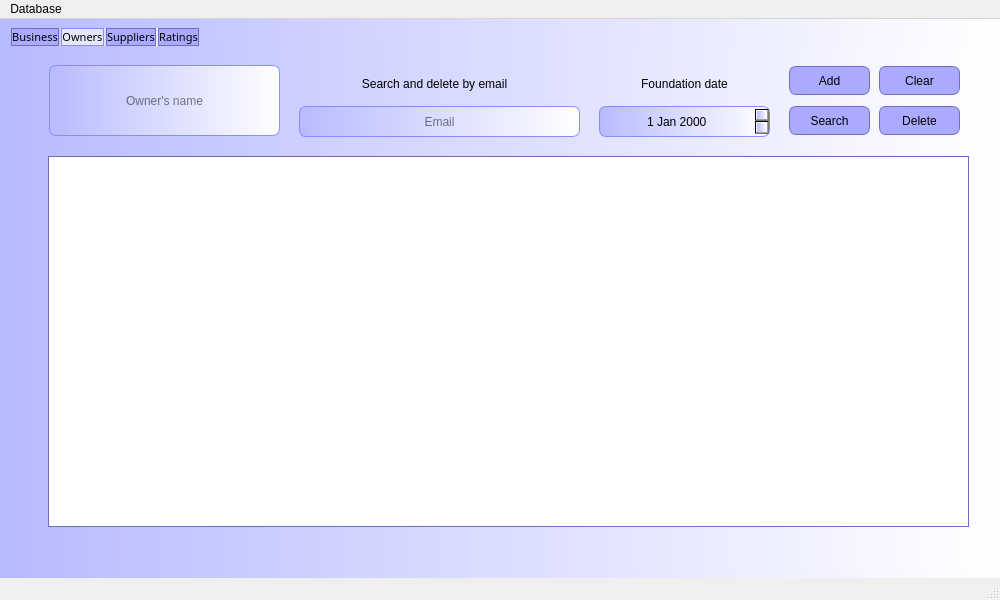
<?xml version="1.0" encoding="UTF-8"?>
<ui version="4.0">
 <class>MainWindow</class>
 <widget class="QMainWindow" name="MainWindow">
  <property name="geometry">
   <rect>
    <x>0</x>
    <y>0</y>
    <width>1000</width>
    <height>600</height>
   </rect>
  </property>
  <property name="minimumSize">
   <size>
    <width>1000</width>
    <height>600</height>
   </size>
  </property>
  <property name="maximumSize">
   <size>
    <width>1000</width>
    <height>600</height>
   </size>
  </property>
  <property name="windowTitle">
   <string>Interface</string>
  </property>
  <widget class="QWidget" name="centralwidget">
   <property name="styleSheet">
    <string notr="true">background-color: qlineargradient(spread:reflect, x1:0, y1:0, x2:1, y2:0, stop:0 rgba(183, 187, 255, 255), stop:1 rgba(255, 255, 255, 255));
border:0;</string>
   </property>
   <layout class="QHBoxLayout" name="horizontalLayout">
    <item>
     <widget class="QTabWidget" name="tabWidget">
      <property name="font">
       <font>
        <family>Yu Gothic UI Semibold</family>
        <pointsize>8</pointsize>
        <weight>50</weight>
        <italic>false</italic>
        <bold>false</bold>
        <kerning>true</kerning>
       </font>
      </property>
      <property name="autoFillBackground">
       <bool>false</bool>
      </property>
      <property name="styleSheet">
       <string notr="true">QTabWidget::pane{
border:1 px;
background:none;
}

QTabBar::tab{
background: rgb(170, 170, 255);
min-width: 30ex;
min-height: 9ex;
margin-left: 2px;
border: 1px solid  rgb(114, 108, 199);
}

QTabBar::tab:selected{
background: rgb(229, 231, 255);
border: 1px solid  rgb(137, 139, 255);
}
</string>
      </property>
      <property name="currentIndex">
       <number>1</number>
      </property>
      <property name="documentMode">
       <bool>false</bool>
      </property>
      <property name="tabsClosable">
       <bool>false</bool>
      </property>
      <property name="movable">
       <bool>false</bool>
      </property>
      <property name="tabBarAutoHide">
       <bool>false</bool>
      </property>
      <widget class="QWidget" name="BusinessTab">
       <property name="autoFillBackground">
        <bool>false</bool>
       </property>
       <property name="styleSheet">
        <string notr="true">QWidget:pane { border: 0; }</string>
       </property>
       <attribute name="title">
        <string>Business</string>
       </attribute>
       <widget class="QTableWidget" name="BusinessTable">
        <property name="geometry">
         <rect>
          <x>40</x>
          <y>110</y>
          <width>920</width>
          <height>371</height>
         </rect>
        </property>
        <property name="styleSheet">
         <string notr="true">QTableWidget {
background-color: white;
color: black;
border: 1px solid  rgb(114, 108, 199);
selection-color:black;
selection-background-color:rgb(210, 213, 255);


}

QTableWidget::item:selected{
font-weight: bold;
gridline: grey;
selection-background-color:rgb(229, 231, 255);


}

QHeaderView::section{
background-color:rgb(170, 170, 255);
selection-background-color:rgb(229, 231, 255);



}

QTableWidget::item:selected{
color: white;
background-color: rgb(170, 170, 255);

border: 1px solid  rgb(137, 139, 255);



}
</string>
        </property>
       </widget>
       <widget class="QLineEdit" name="businessNameText">
        <property name="geometry">
         <rect>
          <x>520</x>
          <y>60</y>
          <width>241</width>
          <height>30</height>
         </rect>
        </property>
        <property name="styleSheet">
         <string notr="true">
border-radius: 7px;
border: 1px solid  rgb(137, 139, 255);
</string>
        </property>
        <property name="text">
         <string/>
        </property>
        <property name="alignment">
         <set>Qt::AlignCenter</set>
        </property>
        <property name="placeholderText">
         <string>Business name</string>
        </property>
       </widget>
       <widget class="QPushButton" name="addButton">
        <property name="geometry">
         <rect>
          <x>780</x>
          <y>20</y>
          <width>81</width>
          <height>29</height>
         </rect>
        </property>
        <property name="styleSheet">
         <string notr="true">QPushButton {
background-color: rgb(170, 170, 255);
border: 1px solid  rgb(114, 108, 199);
border-radius: 7px;
}
QPushButton:hover {
background-color:rgb(210, 213, 255);
}
QPushButton:pressed {
background-color: rgb(229, 231, 255);
}</string>
        </property>
        <property name="text">
         <string>Add</string>
        </property>
        <property name="icon">
         <iconset>
          <normaloff>:/icon/icons/add_FILL0_wght400_GRAD0_opsz24.svg</normaloff>:/icon/icons/add_FILL0_wght400_GRAD0_opsz24.svg</iconset>
        </property>
       </widget>
       <widget class="QPushButton" name="clearButton">
        <property name="geometry">
         <rect>
          <x>870</x>
          <y>20</y>
          <width>81</width>
          <height>29</height>
         </rect>
        </property>
        <property name="styleSheet">
         <string notr="true">QPushButton {
background-color: rgb(170, 170, 255);
border: 1px solid  rgb(114, 108, 199);
border-radius: 7px;
}
QPushButton:hover {
background-color:rgb(210, 213, 255);
}
QPushButton:pressed {
background-color: rgb(229, 231, 255);
}</string>
        </property>
        <property name="text">
         <string>Clear</string>
        </property>
        <property name="icon">
         <iconset>
          <normaloff>:/icon/icons/close_FILL0_wght400_GRAD0_opsz24.svg</normaloff>:/icon/icons/close_FILL0_wght400_GRAD0_opsz24.svg</iconset>
        </property>
       </widget>
       <widget class="QPushButton" name="searchButton">
        <property name="geometry">
         <rect>
          <x>780</x>
          <y>60</y>
          <width>81</width>
          <height>29</height>
         </rect>
        </property>
        <property name="styleSheet">
         <string notr="true">QPushButton {
background-color: rgb(170, 170, 255);
border: 1px solid  rgb(114, 108, 199);
border-radius: 7px;
}
QPushButton:hover {
background-color:rgb(210, 213, 255);
}
QPushButton:pressed {
background-color: rgb(229, 231, 255);
}</string>
        </property>
        <property name="text">
         <string>Search</string>
        </property>
        <property name="icon">
         <iconset>
          <normaloff>:/icon/icons/search_FILL0_wght400_GRAD0_opsz24.svg</normaloff>:/icon/icons/search_FILL0_wght400_GRAD0_opsz24.svg</iconset>
        </property>
       </widget>
       <widget class="QPushButton" name="deleteButton">
        <property name="geometry">
         <rect>
          <x>870</x>
          <y>60</y>
          <width>81</width>
          <height>29</height>
         </rect>
        </property>
        <property name="styleSheet">
         <string notr="true">QPushButton {
background-color: rgb(170, 170, 255);
border: 1px solid  rgb(114, 108, 199);
border-radius: 7px;
}
QPushButton:hover {
background-color:rgb(210, 213, 255);
}
QPushButton:pressed {
background-color: rgb(229, 231, 255);
}</string>
        </property>
        <property name="text">
         <string>Delete</string>
        </property>
        <property name="icon">
         <iconset>
          <normaloff>:/icon/icons/delete_FILL0_wght400_GRAD0_opsz24.svg</normaloff>:/icon/icons/delete_FILL0_wght400_GRAD0_opsz24.svg</iconset>
        </property>
       </widget>
       <widget class="QLineEdit" name="addressText">
        <property name="geometry">
         <rect>
          <x>40</x>
          <y>60</y>
          <width>211</width>
          <height>30</height>
         </rect>
        </property>
        <property name="styleSheet">
         <string notr="true">
border-radius: 7px;
border: 1px solid  rgb(137, 139, 255);
</string>
        </property>
        <property name="alignment">
         <set>Qt::AlignCenter</set>
        </property>
        <property name="placeholderText">
         <string>Address</string>
        </property>
       </widget>
       <widget class="QLineEdit" name="supplierText">
        <property name="geometry">
         <rect>
          <x>270</x>
          <y>20</y>
          <width>231</width>
          <height>30</height>
         </rect>
        </property>
        <property name="styleSheet">
         <string notr="true">
border-radius: 7px;
border: 1px solid  rgb(137, 139, 255);
</string>
        </property>
        <property name="alignment">
         <set>Qt::AlignCenter</set>
        </property>
        <property name="placeholderText">
         <string>Supplier</string>
        </property>
       </widget>
       <widget class="QLineEdit" name="ownerNameText_2">
        <property name="geometry">
         <rect>
          <x>40</x>
          <y>20</y>
          <width>211</width>
          <height>30</height>
         </rect>
        </property>
        <property name="styleSheet">
         <string notr="true">
border-radius: 7px;
border: 1px solid  rgb(137, 139, 255);
</string>
        </property>
        <property name="alignment">
         <set>Qt::AlignCenter</set>
        </property>
        <property name="placeholderText">
         <string>Owner's name</string>
        </property>
       </widget>
       <widget class="QLineEdit" name="featureText">
        <property name="geometry">
         <rect>
          <x>520</x>
          <y>20</y>
          <width>241</width>
          <height>30</height>
         </rect>
        </property>
        <property name="styleSheet">
         <string notr="true">
border-radius: 7px;
border: 1px solid  rgb(137, 139, 255);

</string>
        </property>
        <property name="text">
         <string/>
        </property>
        <property name="alignment">
         <set>Qt::AlignCenter</set>
        </property>
        <property name="placeholderText">
         <string>Feature</string>
        </property>
       </widget>
       <widget class="QLabel" name="label">
        <property name="geometry">
         <rect>
          <x>280</x>
          <y>70</y>
          <width>211</width>
          <height>20</height>
         </rect>
        </property>
        <property name="styleSheet">
         <string notr="true">border: none;
background-color: none</string>
        </property>
        <property name="text">
         <string>Search and delete by business name</string>
        </property>
       </widget>
      </widget>
      <widget class="QWidget" name="OwnersTab">
       <attribute name="title">
        <string>Owners</string>
       </attribute>
       <widget class="QLineEdit" name="ownerNameText">
        <property name="geometry">
         <rect>
          <x>40</x>
          <y>19</y>
          <width>231</width>
          <height>71</height>
         </rect>
        </property>
        <property name="styleSheet">
         <string notr="true">
border-radius: 7px;
border: 1px solid  rgb(137, 139, 255);
</string>
        </property>
        <property name="alignment">
         <set>Qt::AlignCenter</set>
        </property>
        <property name="placeholderText">
         <string>Owner's name</string>
        </property>
       </widget>
       <widget class="QPushButton" name="addOwnersButton">
        <property name="geometry">
         <rect>
          <x>780</x>
          <y>20</y>
          <width>81</width>
          <height>29</height>
         </rect>
        </property>
        <property name="styleSheet">
         <string notr="true">QPushButton {
background-color: rgb(170, 170, 255);
border: 1px solid  rgb(114, 108, 199);
border-radius: 7px;
}
QPushButton:hover {
background-color:rgb(210, 213, 255);
}
QPushButton:pressed {
background-color: rgb(229, 231, 255);
}</string>
        </property>
        <property name="text">
         <string>Add</string>
        </property>
        <property name="icon">
         <iconset>
          <normaloff>:/icon/icons/add_FILL0_wght400_GRAD0_opsz24.svg</normaloff>:/icon/icons/add_FILL0_wght400_GRAD0_opsz24.svg</iconset>
        </property>
       </widget>
       <widget class="QPushButton" name="deleteOwnersButton">
        <property name="geometry">
         <rect>
          <x>870</x>
          <y>60</y>
          <width>81</width>
          <height>29</height>
         </rect>
        </property>
        <property name="styleSheet">
         <string notr="true">QPushButton {
background-color: rgb(170, 170, 255);
border: 1px solid  rgb(114, 108, 199);
border-radius: 7px;
}
QPushButton:hover {
background-color:rgb(210, 213, 255);
}
QPushButton:pressed {
background-color: rgb(229, 231, 255);
}</string>
        </property>
        <property name="text">
         <string>Delete</string>
        </property>
        <property name="icon">
         <iconset>
          <normaloff>:/icon/icons/delete_FILL0_wght400_GRAD0_opsz24.svg</normaloff>:/icon/icons/delete_FILL0_wght400_GRAD0_opsz24.svg</iconset>
        </property>
       </widget>
       <widget class="QPushButton" name="searchOwnersButton">
        <property name="geometry">
         <rect>
          <x>780</x>
          <y>60</y>
          <width>81</width>
          <height>29</height>
         </rect>
        </property>
        <property name="styleSheet">
         <string notr="true">QPushButton {
background-color: rgb(170, 170, 255);
border: 1px solid  rgb(114, 108, 199);
border-radius: 7px;
}
QPushButton:hover {
background-color:rgb(210, 213, 255);
}
QPushButton:pressed {
background-color: rgb(229, 231, 255);
}</string>
        </property>
        <property name="text">
         <string>Search</string>
        </property>
        <property name="icon">
         <iconset>
          <normaloff>:/icon/icons/search_FILL0_wght400_GRAD0_opsz24.svg</normaloff>:/icon/icons/search_FILL0_wght400_GRAD0_opsz24.svg</iconset>
        </property>
       </widget>
       <widget class="QPushButton" name="clearOwnersButton">
        <property name="geometry">
         <rect>
          <x>870</x>
          <y>20</y>
          <width>81</width>
          <height>29</height>
         </rect>
        </property>
        <property name="styleSheet">
         <string notr="true">QPushButton {
background-color: rgb(170, 170, 255);
border: 1px solid  rgb(114, 108, 199);
border-radius: 7px;
}
QPushButton:hover {
background-color:rgb(210, 213, 255);
}
QPushButton:pressed {
background-color: rgb(229, 231, 255);
}</string>
        </property>
        <property name="text">
         <string>Clear</string>
        </property>
        <property name="icon">
         <iconset>
          <normaloff>:/icon/icons/close_FILL0_wght400_GRAD0_opsz24.svg</normaloff>:/icon/icons/close_FILL0_wght400_GRAD0_opsz24.svg</iconset>
        </property>
       </widget>
       <widget class="QLineEdit" name="emailText">
        <property name="geometry">
         <rect>
          <x>290</x>
          <y>60</y>
          <width>281</width>
          <height>31</height>
         </rect>
        </property>
        <property name="styleSheet">
         <string notr="true">

border-radius: 7px;
border: 1px solid  rgb(137, 139, 255);

</string>
        </property>
        <property name="text">
         <string/>
        </property>
        <property name="alignment">
         <set>Qt::AlignCenter</set>
        </property>
        <property name="placeholderText">
         <string>Email</string>
        </property>
       </widget>
       <widget class="QTableWidget" name="ownersTable">
        <property name="geometry">
         <rect>
          <x>39</x>
          <y>110</y>
          <width>921</width>
          <height>371</height>
         </rect>
        </property>
        <property name="styleSheet">
         <string notr="true">QTableWidget {
background-color: white;
color: black;
border: 1px solid  rgb(114, 108, 199);
selection-color:black;
selection-background-color:rgb(210, 213, 255);


}

QTableWidget::item:selected{
font-weight: bold;
gridline: grey;
selection-background-color:rgb(229, 231, 255);


}

QHeaderView::section{
background-color:rgb(170, 170, 255);
selection-background-color:rgb(229, 231, 255);



}

QTableWidget::item:selected{
color: white;
background-color: rgb(170, 170, 255);

border: 1px solid  rgb(137, 139, 255);



}

</string>
        </property>
       </widget>
       <widget class="QDateEdit" name="foundationDate">
        <property name="geometry">
         <rect>
          <x>590</x>
          <y>60</y>
          <width>171</width>
          <height>31</height>
         </rect>
        </property>
        <property name="layoutDirection">
         <enum>Qt::LeftToRight</enum>
        </property>
        <property name="styleSheet">
         <string notr="true">
border-radius: 7px;
border: 1px solid  rgb(137, 139, 255);
</string>
        </property>
        <property name="alignment">
         <set>Qt::AlignCenter</set>
        </property>
        <property name="dateTime">
         <datetime>
          <hour>0</hour>
          <minute>0</minute>
          <second>0</second>
          <year>2000</year>
          <month>1</month>
          <day>1</day>
         </datetime>
        </property>
        <property name="date">
         <date>
          <year>2000</year>
          <month>1</month>
          <day>1</day>
         </date>
        </property>
       </widget>
       <widget class="QLabel" name="label_2">
        <property name="geometry">
         <rect>
          <x>620</x>
          <y>30</y>
          <width>111</width>
          <height>16</height>
         </rect>
        </property>
        <property name="styleSheet">
         <string notr="true">border: none;
background-color: none</string>
        </property>
        <property name="text">
         <string>Foundation date</string>
        </property>
        <property name="alignment">
         <set>Qt::AlignCenter</set>
        </property>
       </widget>
       <widget class="QLabel" name="label_3">
        <property name="geometry">
         <rect>
          <x>340</x>
          <y>30</y>
          <width>171</width>
          <height>16</height>
         </rect>
        </property>
        <property name="styleSheet">
         <string notr="true">border: none;
background-color: none</string>
        </property>
        <property name="text">
         <string>Search and delete by email</string>
        </property>
        <property name="alignment">
         <set>Qt::AlignCenter</set>
        </property>
       </widget>
      </widget>
      <widget class="QWidget" name="SuppliersTab">
       <attribute name="title">
        <string>Suppliers</string>
       </attribute>
       <widget class="QLineEdit" name="reviewsText">
        <property name="geometry">
         <rect>
          <x>500</x>
          <y>20</y>
          <width>261</width>
          <height>71</height>
         </rect>
        </property>
        <property name="styleSheet">
         <string notr="true">
border-radius: 7px;
border: 1px solid  rgb(137, 139, 255);
</string>
        </property>
        <property name="alignment">
         <set>Qt::AlignCenter</set>
        </property>
        <property name="placeholderText">
         <string>Reviews</string>
        </property>
       </widget>
       <widget class="QTableWidget" name="suppliersTable">
        <property name="geometry">
         <rect>
          <x>39</x>
          <y>110</y>
          <width>921</width>
          <height>371</height>
         </rect>
        </property>
        <property name="styleSheet">
         <string notr="true">QTableWidget {
background-color: white;
color: black;
border: 1px solid  rgb(114, 108, 199);
selection-color:black;
selection-background-color:rgb(210, 213, 255);


}

QTableWidget::item:selected{
font-weight: bold;
gridline: grey;
selection-background-color:rgb(229, 231, 255);


}

QHeaderView::section{
background-color:rgb(170, 170, 255);
selection-background-color:rgb(229, 231, 255);



}

QTableWidget::item:selected{
color: white;
background-color: rgb(170, 170, 255);

border: 1px solid  rgb(137, 139, 255);



}
</string>
        </property>
       </widget>
       <widget class="QLabel" name="label_7">
        <property name="geometry">
         <rect>
          <x>290</x>
          <y>30</y>
          <width>191</width>
          <height>20</height>
         </rect>
        </property>
        <property name="styleSheet">
         <string notr="true">border: none;
background-color: none</string>
        </property>
        <property name="text">
         <string>Search and delete by number</string>
        </property>
        <property name="alignment">
         <set>Qt::AlignCenter</set>
        </property>
       </widget>
       <widget class="QPushButton" name="addSuppliersButton">
        <property name="geometry">
         <rect>
          <x>780</x>
          <y>20</y>
          <width>81</width>
          <height>29</height>
         </rect>
        </property>
        <property name="styleSheet">
         <string notr="true">QPushButton {
background-color: rgb(170, 170, 255);
border: 1px solid  rgb(114, 108, 199);
border-radius: 7px;
}
QPushButton:hover {
background-color:rgb(210, 213, 255);
}
QPushButton:pressed {
background-color: rgb(229, 231, 255);
}</string>
        </property>
        <property name="text">
         <string>Add</string>
        </property>
        <property name="icon">
         <iconset>
          <normaloff>:/icon/icons/add_FILL0_wght400_GRAD0_opsz24.svg</normaloff>:/icon/icons/add_FILL0_wght400_GRAD0_opsz24.svg</iconset>
        </property>
       </widget>
       <widget class="QPushButton" name="searchSuppliersButton">
        <property name="geometry">
         <rect>
          <x>780</x>
          <y>60</y>
          <width>81</width>
          <height>29</height>
         </rect>
        </property>
        <property name="styleSheet">
         <string notr="true">QPushButton {
background-color: rgb(170, 170, 255);
border: 1px solid  rgb(114, 108, 199);
border-radius: 7px;
}
QPushButton:hover {
background-color:rgb(210, 213, 255);
}
QPushButton:pressed {
background-color: rgb(229, 231, 255);
}</string>
        </property>
        <property name="text">
         <string>Search</string>
        </property>
        <property name="icon">
         <iconset>
          <normaloff>:/icon/icons/search_FILL0_wght400_GRAD0_opsz24.svg</normaloff>:/icon/icons/search_FILL0_wght400_GRAD0_opsz24.svg</iconset>
        </property>
       </widget>
       <widget class="QPushButton" name="clearSuppliersButton">
        <property name="geometry">
         <rect>
          <x>870</x>
          <y>20</y>
          <width>81</width>
          <height>29</height>
         </rect>
        </property>
        <property name="styleSheet">
         <string notr="true">QPushButton {
background-color: rgb(170, 170, 255);
border: 1px solid  rgb(114, 108, 199);
border-radius: 7px;
}
QPushButton:hover {
background-color:rgb(210, 213, 255);
}
QPushButton:pressed {
background-color: rgb(229, 231, 255);
}</string>
        </property>
        <property name="text">
         <string>Clear</string>
        </property>
        <property name="icon">
         <iconset>
          <normaloff>:/icon/icons/close_FILL0_wght400_GRAD0_opsz24.svg</normaloff>:/icon/icons/close_FILL0_wght400_GRAD0_opsz24.svg</iconset>
        </property>
       </widget>
       <widget class="QPushButton" name="deleteSuppliersButton">
        <property name="geometry">
         <rect>
          <x>870</x>
          <y>60</y>
          <width>81</width>
          <height>29</height>
         </rect>
        </property>
        <property name="styleSheet">
         <string notr="true">QPushButton {
background-color: rgb(170, 170, 255);
border: 1px solid  rgb(114, 108, 199);
border-radius: 7px;
}
QPushButton:hover {
background-color:rgb(210, 213, 255);
}
QPushButton:pressed {
background-color: rgb(229, 231, 255);
}</string>
        </property>
        <property name="text">
         <string>Delete</string>
        </property>
        <property name="icon">
         <iconset>
          <normaloff>:/icon/icons/delete_FILL0_wght400_GRAD0_opsz24.svg</normaloff>:/icon/icons/delete_FILL0_wght400_GRAD0_opsz24.svg</iconset>
        </property>
       </widget>
       <widget class="QLineEdit" name="organisationText">
        <property name="geometry">
         <rect>
          <x>40</x>
          <y>20</y>
          <width>231</width>
          <height>71</height>
         </rect>
        </property>
        <property name="styleSheet">
         <string notr="true">
border-radius: 7px;
border: 1px solid  rgb(137, 139, 255);
</string>
        </property>
        <property name="alignment">
         <set>Qt::AlignCenter</set>
        </property>
        <property name="placeholderText">
         <string>Organisation</string>
        </property>
       </widget>
       <widget class="QLineEdit" name="phoneNumberText">
        <property name="geometry">
         <rect>
          <x>290</x>
          <y>60</y>
          <width>191</width>
          <height>31</height>
         </rect>
        </property>
        <property name="styleSheet">
         <string notr="true">
border-radius: 7px;
border: 1px solid  rgb(137, 139, 255);
</string>
        </property>
        <property name="text">
         <string/>
        </property>
        <property name="alignment">
         <set>Qt::AlignCenter</set>
        </property>
        <property name="placeholderText">
         <string>Phone number</string>
        </property>
       </widget>
      </widget>
      <widget class="QWidget" name="RatingsTab">
       <attribute name="title">
        <string>Ratings</string>
       </attribute>
       <widget class="QTableWidget" name="ratingsTable">
        <property name="geometry">
         <rect>
          <x>39</x>
          <y>110</y>
          <width>921</width>
          <height>371</height>
         </rect>
        </property>
        <property name="styleSheet">
         <string notr="true">QTableWidget {
background-color: white;
color: black;
border: 1px solid  rgb(114, 108, 199);
selection-color:black;
selection-background-color:rgb(210, 213, 255);


}

QTableWidget::item:selected{
font-weight: bold;
gridline: grey;
selection-background-color:rgb(229, 231, 255);


}

QHeaderView::section{
background-color:rgb(170, 170, 255);
selection-background-color:rgb(229, 231, 255);



}

QTableWidget::item:selected{
color: white;
background-color: rgb(170, 170, 255);

border: 1px solid  rgb(137, 139, 255);



}


</string>
        </property>
       </widget>
       <widget class="QLineEdit" name="feedbackText">
        <property name="geometry">
         <rect>
          <x>610</x>
          <y>20</y>
          <width>341</width>
          <height>71</height>
         </rect>
        </property>
        <property name="styleSheet">
         <string notr="true">
border-radius: 7px;
border: 1px solid  rgb(137, 139, 255);
</string>
        </property>
        <property name="alignment">
         <set>Qt::AlignCenter</set>
        </property>
        <property name="placeholderText">
         <string>Feedback</string>
        </property>
       </widget>
       <widget class="QPushButton" name="searchRatingsButton">
        <property name="geometry">
         <rect>
          <x>40</x>
          <y>60</y>
          <width>81</width>
          <height>29</height>
         </rect>
        </property>
        <property name="styleSheet">
         <string notr="true">QPushButton {
background-color: rgb(170, 170, 255);
border: 1px solid  rgb(114, 108, 199);
border-radius: 7px;
}
QPushButton:hover {
background-color:rgb(210, 213, 255);
}
QPushButton:pressed {
background-color: rgb(229, 231, 255);
}</string>
        </property>
        <property name="text">
         <string>Search</string>
        </property>
        <property name="icon">
         <iconset>
          <normaloff>:/icon/icons/search_FILL0_wght400_GRAD0_opsz24.svg</normaloff>:/icon/icons/search_FILL0_wght400_GRAD0_opsz24.svg</iconset>
        </property>
       </widget>
       <widget class="QLineEdit" name="gradeText">
        <property name="geometry">
         <rect>
          <x>450</x>
          <y>60</y>
          <width>141</width>
          <height>31</height>
         </rect>
        </property>
        <property name="styleSheet">
         <string notr="true">
border-radius: 7px;
border: 1px solid  rgb(137, 139, 255);
</string>
        </property>
        <property name="text">
         <string/>
        </property>
        <property name="alignment">
         <set>Qt::AlignCenter</set>
        </property>
        <property name="placeholderText">
         <string>Grade</string>
        </property>
       </widget>
       <widget class="QLabel" name="label_8">
        <property name="geometry">
         <rect>
          <x>460</x>
          <y>30</y>
          <width>121</width>
          <height>20</height>
         </rect>
        </property>
        <property name="styleSheet">
         <string notr="true">background-color: none</string>
        </property>
        <property name="text">
         <string>Rate from 0 to 10</string>
        </property>
        <property name="alignment">
         <set>Qt::AlignCenter</set>
        </property>
       </widget>
       <widget class="QLineEdit" name="BusinessRatingsText">
        <property name="geometry">
         <rect>
          <x>230</x>
          <y>60</y>
          <width>201</width>
          <height>31</height>
         </rect>
        </property>
        <property name="styleSheet">
         <string notr="true">
border-radius: 7px;
border: 1px solid  rgb(137, 139, 255);
</string>
        </property>
        <property name="alignment">
         <set>Qt::AlignCenter</set>
        </property>
        <property name="placeholderText">
         <string>Name</string>
        </property>
       </widget>
       <widget class="QPushButton" name="addRatingsButton">
        <property name="geometry">
         <rect>
          <x>40</x>
          <y>20</y>
          <width>81</width>
          <height>29</height>
         </rect>
        </property>
        <property name="styleSheet">
         <string notr="true">QPushButton {
background-color: rgb(170, 170, 255);
border: 1px solid  rgb(114, 108, 199);
border-radius: 7px;
}
QPushButton:hover {
background-color:rgb(210, 213, 255);
}
QPushButton:pressed {
background-color: rgb(229, 231, 255);
}</string>
        </property>
        <property name="text">
         <string>Add</string>
        </property>
        <property name="icon">
         <iconset>
          <normaloff>:/icon/icons/add_FILL0_wght400_GRAD0_opsz24.svg</normaloff>:/icon/icons/add_FILL0_wght400_GRAD0_opsz24.svg</iconset>
        </property>
       </widget>
       <widget class="QPushButton" name="clearRatingsButton">
        <property name="geometry">
         <rect>
          <x>130</x>
          <y>20</y>
          <width>81</width>
          <height>29</height>
         </rect>
        </property>
        <property name="styleSheet">
         <string notr="true">QPushButton {
background-color: rgb(170, 170, 255);
border: 1px solid  rgb(114, 108, 199);
border-radius: 7px;
width: 230px;
height: 50px;
}
QPushButton:hover {
background-color:rgb(210, 213, 255);
}
QPushButton:pressed {
background-color: rgb(229, 231, 255);
}</string>
        </property>
        <property name="text">
         <string>Clear</string>
        </property>
        <property name="icon">
         <iconset>
          <normaloff>:/icon/icons/close_FILL0_wght400_GRAD0_opsz24.svg</normaloff>:/icon/icons/close_FILL0_wght400_GRAD0_opsz24.svg</iconset>
        </property>
       </widget>
       <widget class="QPushButton" name="deleteRatingsButton">
        <property name="geometry">
         <rect>
          <x>130</x>
          <y>60</y>
          <width>81</width>
          <height>29</height>
         </rect>
        </property>
        <property name="styleSheet">
         <string notr="true">QPushButton {
background-color: rgb(170, 170, 255);
border: 1px solid  rgb(114, 108, 199);
border-radius: 7px;
width: 230px;
height: 50px;
}
QPushButton:hover {
background-color:rgb(210, 213, 255);
}
QPushButton:pressed {
background-color: rgb(229, 231, 255);
}</string>
        </property>
        <property name="text">
         <string>Delete</string>
        </property>
        <property name="icon">
         <iconset>
          <normaloff>:/icon/icons/delete_FILL0_wght400_GRAD0_opsz24.svg</normaloff>:/icon/icons/delete_FILL0_wght400_GRAD0_opsz24.svg</iconset>
        </property>
       </widget>
       <widget class="QLabel" name="label_4">
        <property name="geometry">
         <rect>
          <x>250</x>
          <y>30</y>
          <width>161</width>
          <height>16</height>
         </rect>
        </property>
        <property name="styleSheet">
         <string notr="true">border: none;
background-color: none</string>
        </property>
        <property name="text">
         <string>Search and delete by name</string>
        </property>
       </widget>
       <zorder>feedbackText</zorder>
       <zorder>gradeText</zorder>
       <zorder>label_8</zorder>
       <zorder>BusinessRatingsText</zorder>
       <zorder>ratingsTable</zorder>
       <zorder>searchRatingsButton</zorder>
       <zorder>deleteRatingsButton</zorder>
       <zorder>addRatingsButton</zorder>
       <zorder>clearRatingsButton</zorder>
       <zorder>label_4</zorder>
      </widget>
     </widget>
    </item>
   </layout>
  </widget>
  <widget class="QMenuBar" name="menubar">
   <property name="geometry">
    <rect>
     <x>0</x>
     <y>0</y>
     <width>1000</width>
     <height>26</height>
    </rect>
   </property>
   <widget class="QMenu" name="menuDatabase">
    <property name="title">
     <string>Database</string>
    </property>
    <addaction name="actionConnect"/>
    <addaction name="actionDelete_database"/>
    <addaction name="actionClear_Tables"/>
   </widget>
   <addaction name="menuDatabase"/>
  </widget>
  <widget class="QStatusBar" name="statusbar"/>
  <action name="actionConnect">
   <property name="text">
    <string>Connect</string>
   </property>
  </action>
  <action name="actionClear_table">
   <property name="text">
    <string>Clear table</string>
   </property>
  </action>
  <action name="actionClear_all">
   <property name="text">
    <string>Clear all</string>
   </property>
  </action>
  <action name="actionClear_Tables">
   <property name="text">
    <string>Clear Tables</string>
   </property>
  </action>
  <action name="actionDelete_database">
   <property name="text">
    <string>Delete</string>
   </property>
  </action>
 </widget>
 <resources/>
 <connections/>
</ui>
